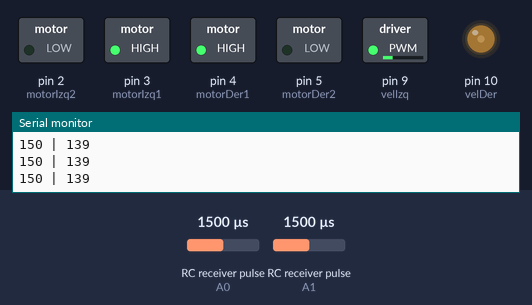
A sketch run on a simulated Arduino Uno, built with avr-gcc and run on an emulated ATmega328P. On the bench: switched loads named in the sketch (green lamp = pin HIGH), output pins drawn as LEDs (lit = HIGH), the last lines printed to the serial monitor. Wiring (inferred from the names in the program): 2 × RC receiver channel: data A0 / data A1. Dashed ring = blinking. Inputs (shaded band) come from the test bench; at power-on: RC receiver pulse (sensors on A1, A0) 1500 µs.

Above: at 1.2 s.
1.3 s: RC receiver pulse (sensor on A1) set to 1750 µs
At 4.11 s:
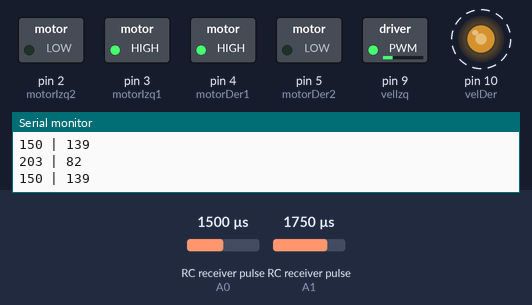
4.3 s: RC receiver pulse (sensor on A0) set to 1020 µs
At 4.5 s:
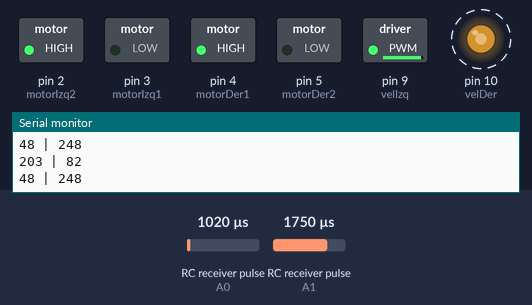
7.3 s: RC receiver pulse (sensor on A1) set to 1250 µs
At 8.2 s:
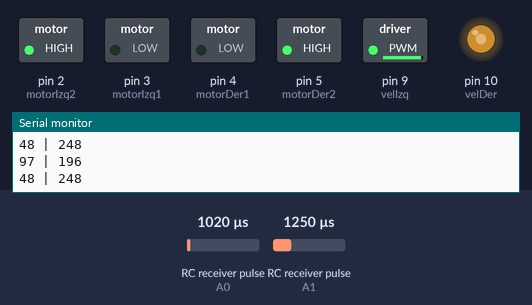
8.8 s: RC receiver pulse (sensor on A0) set to 1500 µs
At 9.3 s:
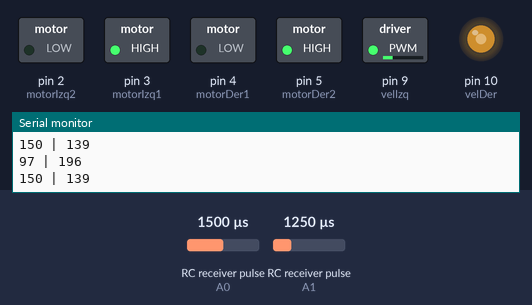
10.3 s: RC receiver pulse (sensor on A0) set to 1250 µs
At 10.7 s:
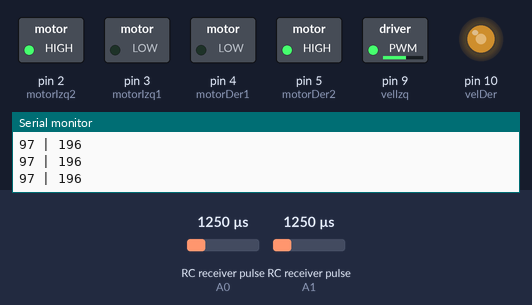
11.8 s: RC receiver pulse (sensor on A1) set to 1980 µs
At 12.9 s:
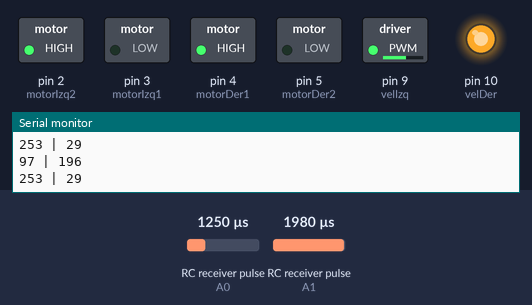
Timing chart, 0 to 14.3 s (numbered marks = the images above; inputs shaded):
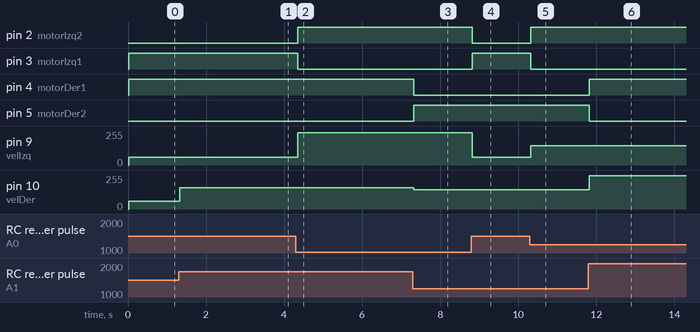

Measured:
- after the input at 1.3 s, pin 10 (velDer): alternates 160/255 for 0.02 s and 159/255 for 0.24 s, starting at once
- after the input at 4.3 s, pin 2 (motorIzq2): LOW → HIGH at once; pin 3 (motorIzq1): HIGH → LOW at once; pin 9 (velIzq): 60/255 → 242/255 at once
- after the input at 7.3 s, pin 4 (motorDer1): HIGH → LOW at once; pin 5 (motorDer2): LOW → HIGH at once
- after the input at 8.8 s, pin 2 (motorIzq2): HIGH → LOW at once; pin 3 (motorIzq1): LOW → HIGH at once; pin 9 (velIzq): 242/255 → 60/255 at once
- after the input at 10.3 s, pin 2 (motorIzq2): LOW → HIGH at once; pin 3 (motorIzq1): HIGH → LOW at once; pin 9 (velIzq): 60/255 → 145/255 at once
- after the input at 11.8 s, pin 4 (motorDer1): LOW → HIGH at once; pin 5 (motorDer2): HIGH → LOW at once; pin 10 (velDer): 145/255 → 251/255 at once

The sketch:

arduinoRC.ino
```cpp
const int chA=A0;
const int chB=A1;
const int motorIzq2 = 2;
const int motorIzq1 = 3;
const int motorDer1 = 4;
const int motorDer2 = 5;
const int velIzq = 9;
const int velDer = 10;

int ch1;
int ch2;

void setup() {

  Serial.begin(9600);

  pinMode(chA, INPUT);
  pinMode(chB, INPUT);
  pinMode(motorIzq1, OUTPUT);
  pinMode(motorIzq2, OUTPUT);
  pinMode(motorDer1, OUTPUT);
  pinMode(motorDer2, OUTPUT);
  pinMode(velIzq, OUTPUT);
  pinMode(velDer, OUTPUT);

}

void loop() {

  ch1 = pulseIn(chA, HIGH);
  ch2 = pulseIn(chB, HIGH);

  if(ch1 > 1500){
    digitalWrite(motorIzq1, HIGH);
    analogWrite(velIzq, map(ch1, 1500, 1990, 60, 255));
    digitalWrite(motorIzq2, 0);
  }else if(ch1 < 1450){
    digitalWrite(motorIzq2, HIGH);
    analogWrite(velIzq, map(ch1, 990, 1450, 255, 60));
    digitalWrite(motorIzq1, 0);
  }

  if(ch2 > 1500){
    digitalWrite(motorDer1, HIGH);
    analogWrite(velDer, map(ch2, 1500, 1990, 60, 255));
    digitalWrite(motorDer2, 0);
  }else if(ch2 < 1450){
    digitalWrite(motorDer2, HIGH);
    analogWrite(velDer, map(ch2, 990, 1450, 255, 60));
    digitalWrite(motorDer1, 0);
  }

  if(ch1>1450 && ch1<1500 && ch2>1450 && ch2<1500){
      digitalWrite(motorDer1, 0);
      digitalWrite(motorDer2, 0);
      digitalWrite(motorIzq1, 0);
      digitalWrite(motorIzq2, 0);
  }

  Serial.print(map(ch1, 1500, 1990, 150, 255));
  Serial.print(" | ");
  Serial.println(map(ch1, 990, 1450, 255, 150));

  Serial.print(map(ch2, 1500, 1990, 150, 255));
  Serial.print(" | ");
  Serial.println(map(ch2, 990, 1450, 255, 150));

}
```
